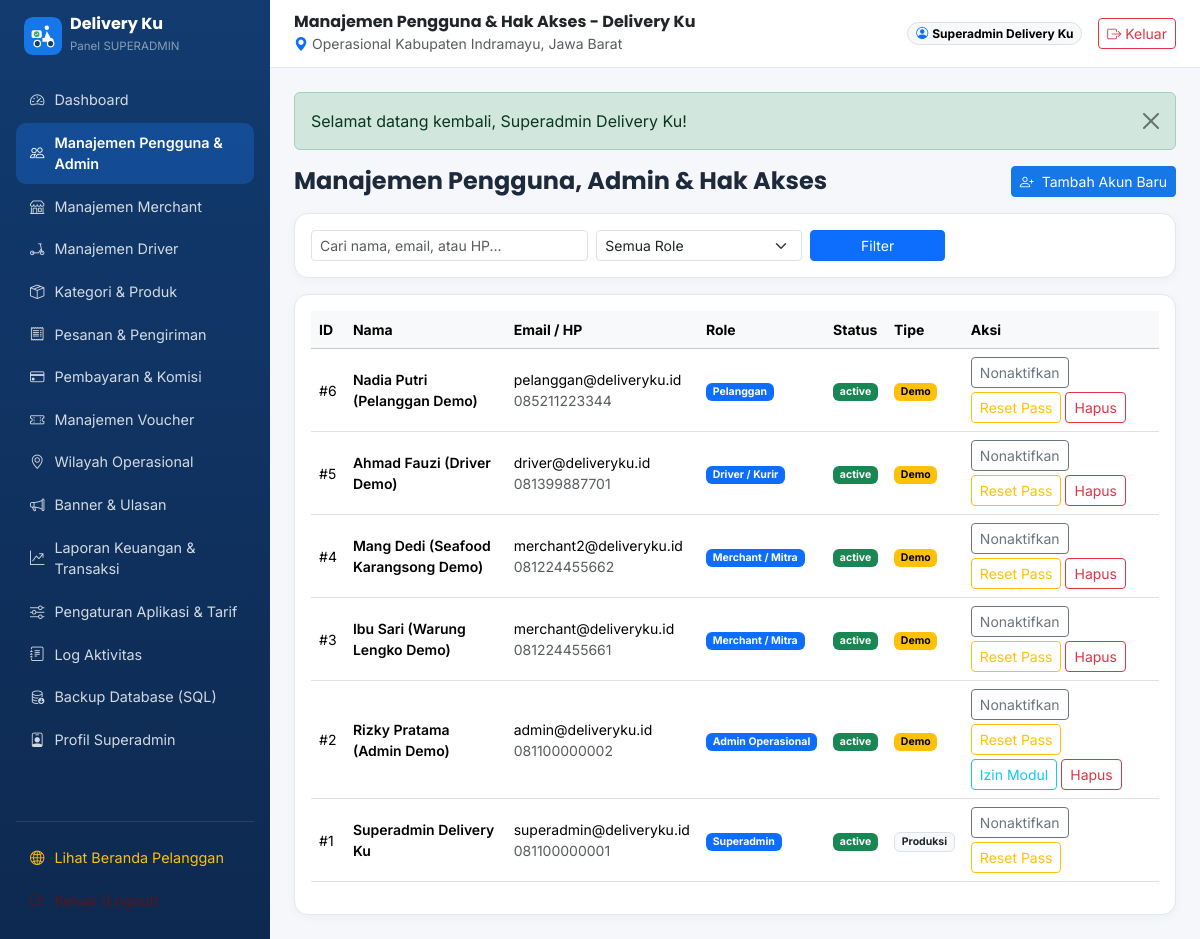
The app's page /index.php?route=superadmin/users (signed in) with its own data.
### tables this page shows
CREATE TABLE IF NOT EXISTS `roles` (
    `id` INT UNSIGNED AUTO_INCREMENT PRIMARY KEY,
    `slug` VARCHAR(50) NOT NULL UNIQUE,
    `name` VARCHAR(100) NOT NULL,
    `description` VARCHAR(255) NULL,
    `created_at` TIMESTAMP DEFAULT CURRENT_TIMESTAMP,
    `updated_at` TIMESTAMP DEFAULT CURRENT_TIMESTAMP ON UPDATE CURRENT_TIMESTAMP
);

CREATE TABLE IF NOT EXISTS `users` (
    `id` BIGINT UNSIGNED AUTO_INCREMENT PRIMARY KEY,
    `role_id` INT UNSIGNED NOT NULL,
    `full_name` VARCHAR(150) NOT NULL,
    `email` VARCHAR(150) NOT NULL UNIQUE,
    `phone` VARCHAR(25) NOT NULL,
    `password_hash` VARCHAR(255) NOT NULL,
    `avatar_path` VARCHAR(255) NULL,
    `status` ENUM('active','inactive','suspended','pending') NOT NULL DEFAULT 'active',
    `is_demo` TINYINT(1) NOT NULL DEFAULT 0,
    `reset_token` VARCHAR(120) NULL,
    `reset_expires_at` DATETIME NULL,
    `last_login_at` DATETIME NULL,
    `created_at` TIMESTAMP DEFAULT CURRENT_TIMESTAMP,
    `updated_at` TIMESTAMP DEFAULT CURRENT_TIMESTAMP ON UPDATE CURRENT_TIMESTAMP,
    `deleted_at` TIMESTAMP NULL DEFAULT NULL,
    INDEX `idx_users_role` (`role_id`),
    INDEX `idx_users_status` (`status`),
    CONSTRAINT `fk_users_role` FOREIGN KEY (`role_id`) REFERENCES `roles`(`id`)
);

### htdocs/app/controllers/SuperadminController.php (called while the page is built, shortened)
<?php
final class SuperadminController
{
    public function users(): void
    {
        $pdo = Database::connection();
        $search = trim((string)($_GET['q'] ?? ''));
        $sql = 'SELECT u.*, r.slug AS role_slug, r.name AS role_name FROM users u JOIN roles r ON r.id=u.role_id WHERE u.deleted_at IS NULL';
        $params = [];
        $sql .= ' ORDER BY u.id DESC LIMIT 100';
        $stmt = $pdo->prepare($sql);
        $stmt->execute($params);
        $users = $stmt->fetchAll();
        render_view('superadmin/users', compact('users', 'roles', 'permissions', 'adminPerms', 'roleFilter', 'search') + [
            'pageTitle' => 'Manajemen Pengguna & Hak Akses - Delivery Ku',
        ], 'dashboard_shell');
    }
}

### htdocs/index.php (called while the page is built, shortened)
<?php
$routes = require BASE_PATH . '/routes/web.php';
$route = trim((string)($_GET['route'] ?? ''), '/');
$handler = $routes[$route];
$isPost = ($_SERVER['REQUEST_METHOD'] ?? 'GET') === 'POST';
if ($isPost && isset($handler[2], $handler[3])) {
    $controllerClass = $handler[2];
    $method = $handler[3];
} else {
    $method = $handler[1];
}
$controller = new $controllerClass();
$controller->{$method}();

### htdocs/app/helpers/flash.php (called while the page is built, shortened)
<?php
function flash_get_all(): array
{
    $flashes = $_SESSION['_flashes'] ?? [];
    return $flashes;
}

### htdocs/resources/views/superadmin/users.php (the view, shortened to what this page needs)
<div class="d-flex flex-wrap justify-content-between align-items-center gap-2 mb-3">
    <h4 class="fw-bold mb-0">Manajemen Pengguna, Admin & Hak Akses</h4>
    <button class="btn btn-dk-primary btn-sm" data-bs-toggle="modal" data-bs-target="#modalAddUser">
        <i class="bi bi-person-plus me-1"></i> Tambah Akun Baru
    </button>
</div>
<div class="dk-card p-3 mb-3">
    <form class="row g-2" method="GET" action="<?= e(base_url('index.php')) ?>">
        <div class="col-md-4">
            <input type="text" name="q" value="<?= e($search) ?>" class="form-control form-control-sm" placeholder="Cari nama, email, atau HP...">
        </div>
        <div class="col-md-3">
            <select name="role" class="form-select form-select-sm">
                <option value="">Semua Role</option>
            </select>
        </div>
        <div class="col-md-2">
            <button type="submit" class="btn btn-primary btn-sm w-100">Filter</button>
        </div>
    </form>
</div>
<div class="dk-card p-3">
    <div class="table-responsive">
        <table class="table table-hover align-middle small">
            <thead class="table-light">
                <tr><th>ID</th><th>Nama</th><th>Email / HP</th><th>Role</th><th>Status</th><th>Tipe</th><th>Aksi</th></tr>
            </thead>
            <tbody>
            <?php foreach ($users as $u): ?>
                <tr>
                    <td>#<?= (int)$u['id'] ?></td>
                    <td class="fw-semibold"><?= e($u['full_name']) ?></td>
                    <td><?= e($u['email']) ?><br><span class="text-muted"><?= e($u['phone']) ?></span></td>
                    <td><span class="badge text-bg-primary"><?= e($u['role_name']) ?></span></td>
                    <td>
                        <span class="badge text-bg-<?= $u['status'] === 'active' ? 'success' : 'secondary' ?>"><?= e($u['status']) ?></span>
                    </td>
                    <td><?= (int)$u['is_demo'] === 1 ? '<span class="badge text-bg-warning">Demo</span>' : '<span class="badge text-bg-light border text-dark">Produksi</span>' ?></td>
                    <td>
                        <div class="d-flex flex-wrap gap-1">
                            <form method="POST" class="d-inline">
                                <button class="btn btn-outline-secondary btn-sm" title="Aktif/Nonaktif">
                                    <?= $u['status'] === 'active' ? 'Nonaktifkan' : 'Aktifkan' ?>
                                </button>
                            </form>
                            <form method="POST" class="d-inline" data-confirm="Reset kata sandi akun ini ke DeliveryKu2026!?">
                                <button class="btn btn-outline-warning btn-sm">Reset Pass</button>
                            </form>
                            <?php if ($u['role_slug'] === 'admin'): ?>
                                <button class="btn btn-outline-info btn-sm" data-bs-toggle="modal" data-bs-target="#modalPerm<?= (int)$u['id'] ?>">Izin Modul</button>
                            <?php endif; ?>
                            <?php if ((int)$u['id'] !== (int)current_user()['id']): ?>
                                <form method="POST" class="d-inline" data-confirm="Hapus akun ini secara soft delete?">
                                    <button class="btn btn-outline-danger btn-sm">Hapus</button>
                                </form>
                            <?php endif; ?>
                        </div>
                    </td>
                </tr>
            <?php endforeach; ?>
            </tbody>
        </table>
    </div>
</div>

### htdocs/resources/views/layouts/dashboard_shell.php (shortened to what this page needs)
<?php
$user = current_user();
$role = $user['role_slug'] ?? 'user';
$currentRoute = trim((string)($_GET['route'] ?? ''), '/');
$flashes = flash_get_all();
?>
<!DOCTYPE html>
<html lang="id">
<head>
    <link href="https://cdn.jsdelivr.net/npm/bootstrap@5.3.3/dist/css/bootstrap.min.css" rel="stylesheet">
    <link href="https://cdn.jsdelivr.net/npm/bootstrap-icons@1.11.3/font/bootstrap-icons.min.css" rel="stylesheet">
    <link href="<?= e(asset_url('css/deliveryku.css')) ?>" rel="stylesheet">
</head>
<body>
<div class="dk-shell">
    <aside class="dk-sidebar p-3 d-none d-lg-flex flex-column">
        <a href="<?= e(route_url(ROLE_HOME_ROUTES[$role] ?? 'user/home')) ?>" class="d-flex align-items-center gap-2 text-white text-decoration-none mb-4 px-2">
            <img src="<?= e(asset_url('images/logo.svg')) ?>" alt="Delivery Ku" width="38" height="38" class="rounded-3">
            <div>
                <div class="fw-bold brand-font lh-1">Delivery Ku</div>
                <small class="text-white-50" style="font-size:.72rem;">Panel <?= e(strtoupper($role)) ?></small>
            </div>
        </a>
        <nav class="nav flex-column flex-grow-1">
            <?php foreach ($menus as $m): ?>
                <a class="nav-link <?= $currentRoute === $m['route'] ? 'active' : '' ?>" href="<?= e(route_url($m['route'])) ?>">
                    <i class="bi <?= e($m['icon']) ?>"></i>
                    <span><?= e($m['label']) ?></span>
                </a>
            <?php endforeach; ?>
        </nav>
        <div class="border-top border-white border-opacity-10 pt-3 mt-3">
            <a class="nav-link text-warning" href="<?= e(route_url('user/home')) ?>">
                <i class="bi bi-globe2"></i><span>Lihat Beranda Pelanggan</span>
            </a>
            <a class="nav-link text-danger-emphasis" href="<?= e(route_url('auth/logout')) ?>" data-confirm="Keluar dari akun Delivery Ku?">
                <i class="bi bi-box-arrow-right"></i><span>Keluar (Logout)</span>
            </a>
        </div>
    </aside>
    <div class="dk-main">
        <header class="dk-topbar d-flex align-items-center justify-content-between gap-3">
            <div class="d-flex align-items-center gap-2">
                <div>
                    <h6 class="mb-0 fw-bold text-dark"><?= e($pageTitle ?? 'Delivery Ku') ?></h6>
                    <small class="text-muted"><i class="bi bi-geo-alt-fill text-primary"></i> Operasional Kabupaten Indramayu, Jawa Barat</small>
                </div>
            </div>
            <div class="d-flex align-items-center gap-3">
                <span class="badge rounded-pill text-bg-light border">
                    <i class="bi bi-person-circle text-primary me-1"></i><?= e($user['full_name'] ?? '') ?>
                </span>
                <a href="<?= e(route_url('auth/logout')) ?>" class="btn btn-outline-danger btn-sm d-none d-sm-inline-flex align-items-center gap-1" data-confirm="Keluar dari sesi sekarang?">
                    <i class="bi bi-box-arrow-right"></i> Keluar
                </a>
            </div>
        </header>
        <main class="p-3 p-md-4 flex-grow-1">
            <?php foreach ($flashes as $f): ?>
                <div class="alert alert-<?= e($f['type']) ?> alert-dismissible fade show alert-autoclose" role="alert">
                    <?= e($f['message']) ?>
                    <button type="button" class="btn-close" data-bs-dismiss="alert"></button>
                </div>
            <?php endforeach; ?>
            <?= $content ?>
        </main>
    </div>
</div>
</body>
</html>

### htdocs/public/assets/css/deliveryku.css (style rules this page uses)
:root { --dk-blue: #1677E8; --dk-navy: #123B70; --dk-white: #FFFFFF; --dk-bg: #F5F7FA; --dk-green: #22B573; --dk-border: #E2E8F0; }
body { font-family: 'Inter', 'Poppins', system-ui, -apple-system, sans-serif; background-color: var(--dk-bg); color: #1E293B; }
h1, h2, h3, h4, h5, h6, .brand-font { font-family: 'Poppins', 'Inter', sans-serif; }
.btn-dk-primary { background-color: var(--dk-blue); border-color: var(--dk-blue); color: #fff; }
.dk-shell { display: flex; min-height: 100vh; }
.dk-sidebar { width: 270px; background: linear-gradient(180deg, var(--dk-navy) 0%, #0D2950 100%); color: #fff; flex-shrink: 0; }
.dk-sidebar .nav-link { color: rgba(255, 255, 255, 0.82); border-radius: 10px; padding: 9px 14px; font-size: 0.9rem; display: flex; align-items: center; gap: 10px; margin-bottom: 3px; }
.dk-sidebar .nav-link:hover, .dk-sidebar .nav-link.active { background-color: rgba(22, 119, 232, 0.32); color: #fff; font-weight: 600; }
.dk-main { flex: 1; min-width: 0; display: flex; flex-direction: column; }
.dk-topbar { background: #fff; border-bottom: 1px solid var(--dk-border); padding: 12px 24px; }
.dk-card { border: 1px solid var(--dk-border); border-radius: 14px; box-shadow: 0 2px 10px rgba(18, 59, 112, 0.04); background: #fff; }

### records on screen
roles: slug "SUPERADMIN"
users: full_name "Superadmin Delivery Ku", id "1", email "superadmin@deliveryku.id", phone "081100000001", role.name "Superadmin", status "active", is_demo "Produksi", shows "Nonaktifkan"
users: id "6", full_name "Nadia Putri (Pelanggan Demo)", email "pelanggan@deliveryku.id", phone "085211223344", role.name "Pelanggan", status "active", is_demo "Demo", shows "Nonaktifkan"
users: id "5", full_name "Ahmad Fauzi (Driver Demo)", email "driver@deliveryku.id", phone "081399887701", role.name "Driver / Kurir", status "active", is_demo "Demo", shows "Nonaktifkan"
users: id "4", full_name "Mang Dedi (Seafood Karangsong Demo)", email "merchant2@deliveryku.id", phone "081224455662", role.name "Merchant / Mitra", status "active", is_demo "Demo", shows "Nonaktifkan"
users: id "3", full_name "Ibu Sari (Warung Lengko Demo)", email "merchant@deliveryku.id", phone "081224455661", role.name "Merchant / Mitra", status "active", is_demo "Demo", shows "Nonaktifkan"
users: id "2", full_name "Rizky Pratama (Admin Demo)", email "admin@deliveryku.id", phone "081100000002", role.name "Admin Operasional", status "active", is_demo "Demo", shows "Nonaktifkan"

### other values on screen
$m['label'] "Dashboard"
$m['label'] "Manajemen Pengguna & Admin"
$m['label'] "Manajemen Merchant"
$m['label'] "Manajemen Driver"
$m['label'] "Kategori & Produk"
$m['label'] "Pesanan & Pengiriman"
$m['label'] "Pembayaran & Komisi"
$m['label'] "Manajemen Voucher"
$m['label'] "Wilayah Operasional"
$m['label'] "Banner & Ulasan"
$m['label'] "Laporan Keuangan & Transaksi"
$m['label'] "Pengaturan Aplikasi & Tarif"
$m['label'] "Log Aktivitas"
$m['label'] "Backup Database (SQL)"
$m['label'] "Profil Superadmin"
